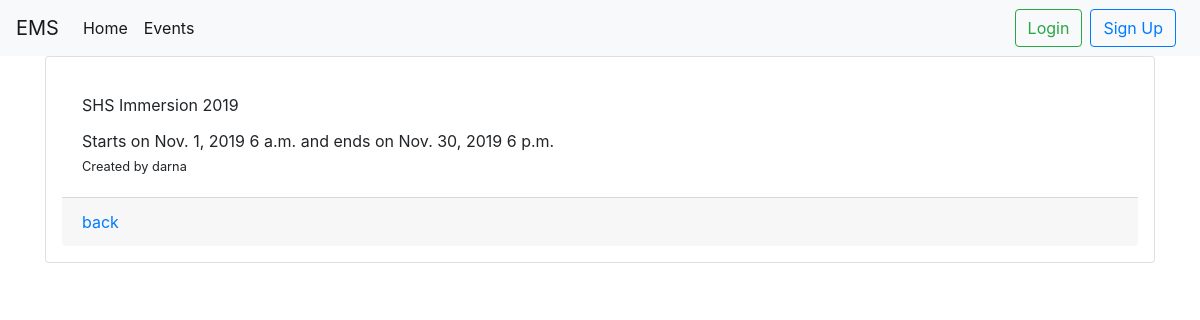
The app's page /events/1/ with its own data.
### events/models.py (models this page shows, shortened)
class Event(models.Model):
   name = models.CharField("Name of Event",
      max_length=150, blank=False, null=False)
   description = models.TextField("Description",
      max_length=2000, blank=True)
   max_slots = models.IntegerField("Max Slots",
      blank=True, null=True)
   date_from = models.DateField("Start Date")
   date_to = models.DateField("End Date")
   time_from = models.TimeField("Start Time")
   time_to = models.TimeField("End Time")
   creator = models.ForeignKey(to = "users.Participant",
      on_delete = models.CASCADE)
   poster = models.ImageField(upload_to=poster_upload_path, blank=True,
      null = True, help_text="Please upload an image with 16:9 resolution")

### users/models.py (models this page shows)
class Participant(AbstractUser):
   contact_number = models.CharField("Contact Number",
      max_length = 50)
   designation = models.ForeignKey(to = "Designation",
      on_delete = models.SET_NULL, blank = True, null = True)

### events/views.py (the view)
# urls.py: path('<int:pk>/', EventDetailView.as_view(),
class EventDetailView(DetailView):
   model = Event
   template_name = "event_detail.html"
   context_object_name = "event"

### events/templates/event_detail.html (shortened to what this page needs)
{% extends 'base.html' %}
{% block content %}
<div class="card p-3">
   <div class="card-body">
      <div class="card-title"> {{ event.name }} </div>
      <div class="card-text">
         Starts on {{ event.date_from }} {{ event.time_from }}
         and ends on {{ event.date_to }} {{ event.time_to }}
      </div>
     <div class="card-text">
          <small>Created by {{ event.creator }}</small>
     </div>
   </div>
   <div class="card-footer">
      <a href="{% url 'events_list' %}">back</a>
   </div>
</div>
{% endblock %}

### records on screen
Event: name "SHS Immersion 2019", date_from "Nov. 1, 2019", time_from "6 a.m.", date_to "Nov. 30, 2019", time_to "6 p.m.", creator "darna"
